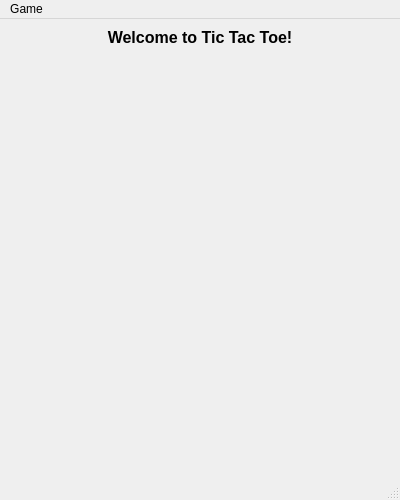
<?xml version="1.0" encoding="UTF-8"?>
<ui version="4.0">
 <class>MainWindow</class>
 <widget class="QMainWindow" name="MainWindow">
  <property name="geometry">
   <rect>
    <x>0</x>
    <y>0</y>
    <width>400</width>
    <height>500</height>
   </rect>
  </property>
  <property name="windowTitle">
   <string>Tic Tac Toe</string>
  </property>
  <widget class="QWidget" name="centralwidget">
   <layout class="QVBoxLayout" name="verticalLayout">
    <item>
     <widget class="QLabel" name="statusLabel">
      <property name="font">
       <font>
        <pointsize>12</pointsize>
        <weight>75</weight>
        <bold>true</bold>
       </font>
      </property>
      <property name="alignment">
       <set>Qt::AlignCenter</set>
      </property>
      <property name="text">
       <string>Welcome to Tic Tac Toe!</string>
      </property>
     </widget>
    </item>
    <item>
     <spacer name="verticalSpacer">
      <property name="orientation">
       <enum>Qt::Vertical</enum>
      </property>
      <property name="sizeHint" stdset="0">
       <size>
        <width>20</width>
        <height>40</height>
       </size>
      </property>
     </spacer>
    </item>
   </layout>
  </widget>
  <widget class="QMenuBar" name="menubar">
   <property name="geometry">
    <rect>
     <x>0</x>
     <y>0</y>
     <width>400</width>
     <height>21</height>
    </rect>
   </property>
   <widget class="QMenu" name="menuGame">
    <property name="title">
     <string>Game</string>
    </property>
    <addaction name="actionNewGame"/>
    <addaction name="actionHistory"/>
    <addaction name="separator"/>
    <addaction name="actionExit"/>
   </widget>
   <addaction name="menuGame"/>
  </widget>
  <widget class="QStatusBar" name="statusbar"/>
  <action name="actionNewGame">
   <property name="text">
    <string>New Game</string>
   </property>
  </action>
  <action name="actionHistory">
   <property name="text">
    <string>Game History</string>
   </property>
  </action>
  <action name="actionExit">
   <property name="text">
    <string>Exit</string>
   </property>
  </action>
 </widget>
 <resources/>
 <connections/>
</ui> 
